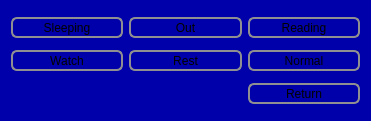
<?xml version="1.0" encoding="UTF-8"?>
<ui version="4.0">
 <class>LightingStageSelect</class>
 <widget class="QWidget" name="LightingStageSelect">
  <property name="geometry">
   <rect>
    <x>0</x>
    <y>0</y>
    <width>371</width>
    <height>121</height>
   </rect>
  </property>
  <property name="windowTitle">
   <string>Form</string>
  </property>
  <property name="styleSheet">
   <string notr="true">QWidget#LightingStageSelect {
	background-color: #0000aa
}

QFrame {
	border: 2px solid black;
	border-radius: 4px;
	padding: 2px;
}
 
QPushButton {
	border: 2px solid #8f8f91;
	border-radius: 6px;
	background-image: url(&quot;:/Hac/background-button-big.png&quot;);
	background-repeat: no-repeat;
	width: 48px;
	height: 17px;
 }

 QPushButton:pressed {
	border-color: red;
 }

 QSpinBox {
	margin: 1px;
	background: transparent;
	selection-background-color: transparent;
	text: black;
	selection-color: black;
	font: normal 15px;
	border: 1px solid black;
}

QSpinBox::up-button {
	subcontrol-origin: border;
    subcontrol-position: left;
	background: transparent;
	width: 20px;
	height: 20px;
}

QSpinBox:up-arrow {
     image: url(:/Hac/leftarrow-black-20x20.png);
     width: 20px;
     height: 20px;
}
QSpinBox::up-arrow:pressed {
     image: url(:/Hac/leftarrow-red-20x20.png);
}


QSpinBox::down-button {
    subcontrol-origin: border;
    subcontrol-position: right;
	background: transparent;
	width: 20px;
	height: 20px;
}

QSpinBox::down-arrow {
     image: url(:/Hac/rightarrow-black-20x20.png);
     width: 20px;
     height: 20px;
}
QSpinBox::down-arrow:pressed {
     image: url(:/Hac/rightarrow-red-20x20.png);
}


</string>
  </property>
  <layout class="QGridLayout" name="gridLayout">
   <item row="0" column="0">
    <widget class="QPushButton" name="pushButton">
     <property name="text">
      <string>Sleeping</string>
     </property>
     <property name="checkable">
      <bool>true</bool>
     </property>
    </widget>
   </item>
   <item row="0" column="1">
    <widget class="QPushButton" name="pushButton_2">
     <property name="text">
      <string>Out</string>
     </property>
     <property name="checkable">
      <bool>true</bool>
     </property>
    </widget>
   </item>
   <item row="0" column="2">
    <widget class="QPushButton" name="pushButton_3">
     <property name="text">
      <string>Reading</string>
     </property>
     <property name="checkable">
      <bool>true</bool>
     </property>
    </widget>
   </item>
   <item row="1" column="0">
    <widget class="QPushButton" name="pushButton_4">
     <property name="text">
      <string>Watch</string>
     </property>
     <property name="checkable">
      <bool>true</bool>
     </property>
    </widget>
   </item>
   <item row="1" column="1">
    <widget class="QPushButton" name="pushButton_5">
     <property name="text">
      <string>Rest</string>
     </property>
     <property name="checkable">
      <bool>true</bool>
     </property>
    </widget>
   </item>
   <item row="1" column="2">
    <widget class="QPushButton" name="pushButton_6">
     <property name="text">
      <string>Normal</string>
     </property>
     <property name="checkable">
      <bool>true</bool>
     </property>
    </widget>
   </item>
   <item row="2" column="2">
    <widget class="QPushButton" name="returnButton">
     <property name="text">
      <string>Return</string>
     </property>
    </widget>
   </item>
  </layout>
 </widget>
 <resources/>
 <connections/>
</ui>
